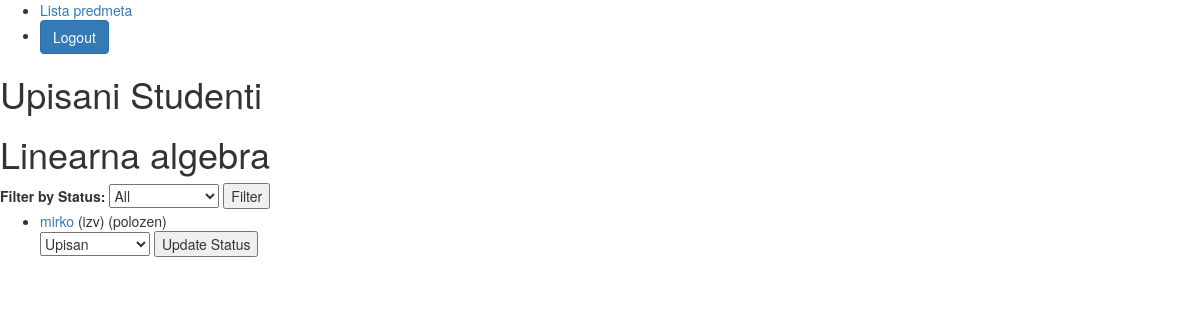
The app's page /predmet/1/studenti/ (signed in), older data.
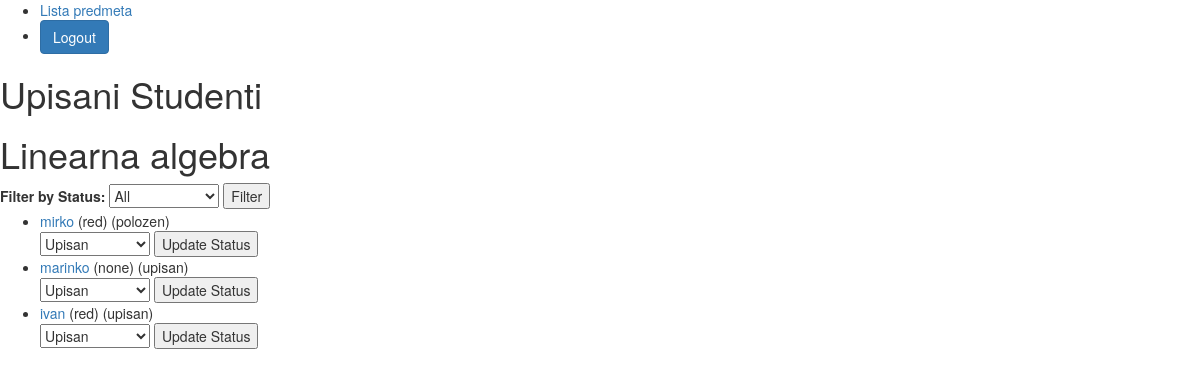
The same page, newer data.
### appUpisStudenata/models.py (models this page shows)
class Korisnik(AbstractUser):
    role = models.ForeignKey(Role, on_delete=models.SET_NULL,blank=True, null=True, related_name="rola" )
    statusi = (('none', 'None'), ('izv', 'izvanredni student'), ('red', 'redovni student'))
    status = models.CharField(max_length=50, choices=statusi)

### appUpisStudenata/views.py (the view)
# urls.py: path('predmet/<int:predmet_id>/studenti/', UpisaniStudentiView.as_view(), name='upisaniStudenti'),
class UpisaniStudentiView(LoginRequiredMixin, View):
    def get(self, request, predmet_id):
        predmet = get_object_or_404(Predmeti, pk=predmet_id)
        upisaniStudenti = Korisnik.objects.filter(student__predmetId=predmet).distinct()
        studenti_list = []
        for student in upisaniStudenti:
            statusPredmeta = Upisi.objects.filter(studentId=student.id, predmetId=predmet.id).values_list('status', flat=True).first()
            studenti_list.append((student, statusPredmeta))
        context = {
            'predmet': predmet,
            'studenti_list': studenti_list
        }
        return render(request, 'upisaniStudenti.html', context)

### appUpisStudenata/templates/upisaniStudenti.html (shortened to what this page needs)
{% extends 'base.html' %}
{% block content %}
    <h1>Upisani Studenti</h1>
    <h1>{{predmet.name}}</h1>
    <form method="get" action="{% url 'upisaniStudenti' predmet_id=predmet.id %}">
        <label for="statusFilter">Filter by Status:</label>
        <select name="statusFilter" id="statusFilter">
            <option value="" {% if not request.GET.statusFilter %}selected{% endif %}>All</option>
        </select>
        <button type="submit">Filter</button>
    </form>
    <ul>
        {% for student in studenti_list %}
            {% if not request.GET.statusFilter or request.GET.statusFilter == 'all' or student.1 == request.GET.statusFilter %}
                <li>
                    <a href="{% url 'editStudent' pk=student.0.pk %}">{{ student.0.username }}</a>
                    ({{ student.0.status }}) ({{ student.1 }})
                    <form method="post" action="{% url 'updateStatusPredmeta' pk=student.0.pk predmet_id=predmet.id %}">
                        <select name="statusPredmeta" id="statusPredmeta">
                            <option value="upisan" {% if student.0.statusPredmeta == 'upisan' %}selected{% endif %}>Upisan</option>
                        </select>
                        <button type="submit">Update Status</button>
                    </form>
                </li>
            {% endif %}
        {% endfor %}
    </ul>
{% endblock %}

Row changes from the older to the newer data that the page shows:
changed Korisnik "mirko": status "izv" → "red"
added Korisnik: username "marinko", status "none", student "upisan"
now on this page (row edited): Korisnik: username "ivan", status "red", student "upisan"
